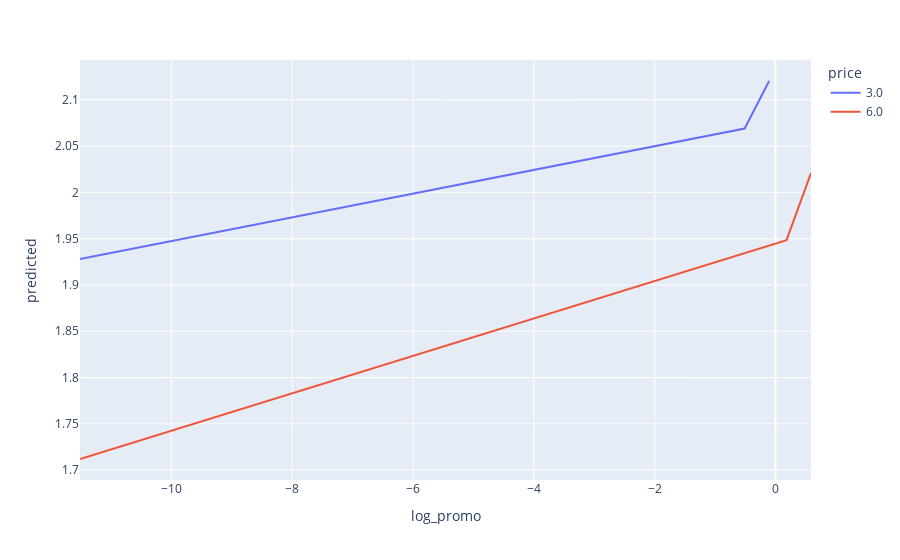

Source (notebook cell):
### Code cell
px.line(data_frame = df_sim, x = 'log_promo', y = 'predicted', color = 'price')
